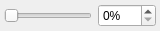
<?xml version="1.0" encoding="UTF-8"?>
<ui version="4.0">
 <class>Bohdan::WidgetExplodeAssembly</class>
 <widget class="QWidget" name="Bohdan::WidgetExplodeAssembly">
  <property name="geometry">
   <rect>
    <x>0</x>
    <y>0</y>
    <width>160</width>
    <height>30</height>
   </rect>
  </property>
  <property name="windowTitle">
   <string>Form</string>
  </property>
  <layout class="QHBoxLayout" name="horizontalLayout">
   <property name="leftMargin">
    <number>4</number>
   </property>
   <property name="topMargin">
    <number>4</number>
   </property>
   <property name="rightMargin">
    <number>4</number>
   </property>
   <property name="bottomMargin">
    <number>4</number>
   </property>
   <item>
    <widget class="QSlider" name="slider_Factor">
     <property name="maximum">
      <number>100</number>
     </property>
     <property name="orientation">
      <enum>Qt::Horizontal</enum>
     </property>
    </widget>
   </item>
   <item>
    <widget class="QSpinBox" name="edit_Factor">
     <property name="suffix">
      <string>%</string>
     </property>
     <property name="maximum">
      <number>100</number>
     </property>
    </widget>
   </item>
  </layout>
 </widget>
 <resources/>
 <connections/>
</ui>
